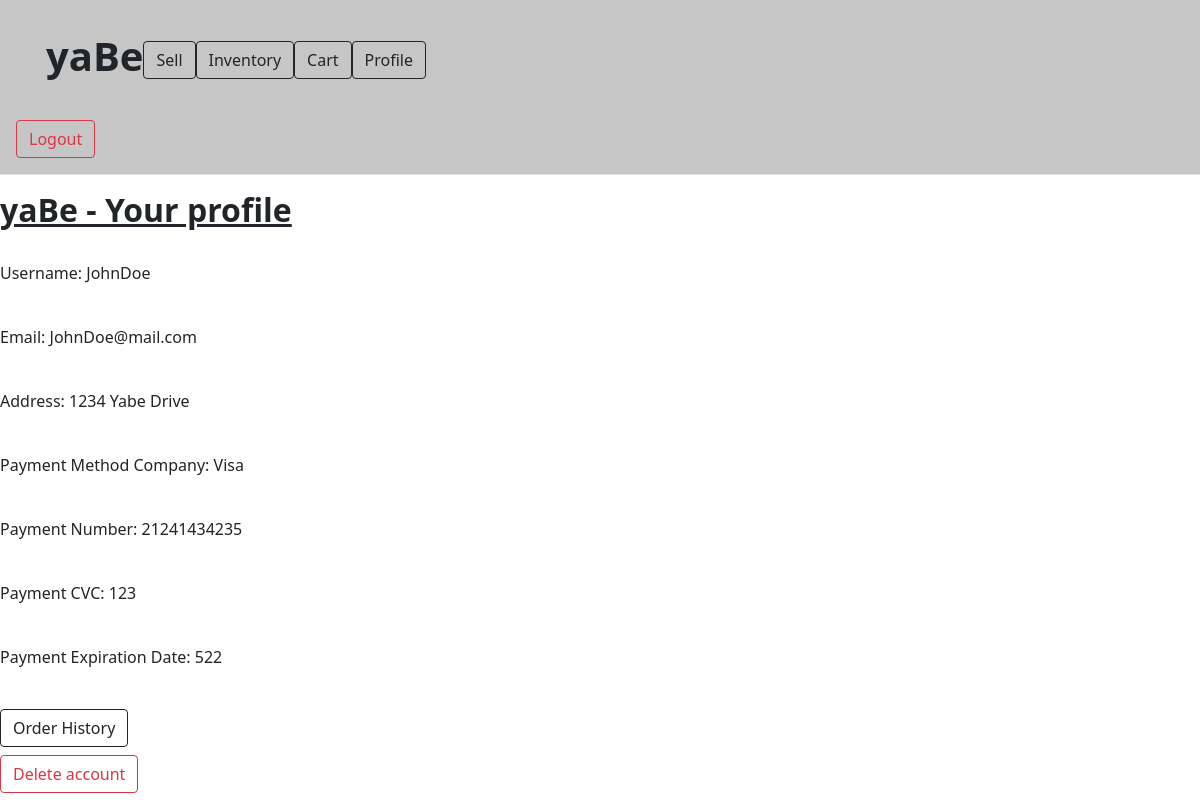
The page /view_profile (signed in) on the database its author committed.
### app/models.py (models this page shows, shortened)
class User(UserMixin, db.Model):
 id = db.Column(db.Integer, primary_key = True)
 username = db.Column(db.String(16))
 email = db.Column(db.String(64))
 password_hash = db.Column(db.String(128))
 address = db.Column(db.String(128))
 payment_method_company = db.Column(db.String(10))
 payment_method_number = db.Column(db.Integer)
 payment_method_cvc = db.Column(db.Integer)
 payment_method_expdate = db.Column(db.Integer)
 num_positive_reviews = db.Column(db.Integer)
 num_neutral_reviews = db.Column(db.Integer)
 num_negative_reviews = db.Column(db.Integer)
 items = db.relationship('Item')
 orders = db.relationship('Order')

### app/routes.py (the view)
@appObj.route('/view_profile', methods = ['GET', 'POST'])
@login_required
def view_profile():
 user = current_user
 rating_percentage = calculate_rating(user)
 return render_template('user_profiles.html', user = user, rating_percentage = rating_percentage)

### app/models.py (called while the page is built)
@login.user_loader
def load_user(id):
 return User.query.get(int(id))

### app/routes.py (called while the page is built)
def calculate_rating(user): #helper function to return feedback by percentage--range of 0% to 100%
  total_reviews = user.num_positive_reviews + user.num_neutral_reviews + user.num_negative_reviews
  if(total_reviews == 0):
    return 0
  return ((user.num_positive_reviews + user.num_neutral_reviews) / float(total_reviews)) * 100

### app/templates/user_profiles.html (shortened to what this page needs)
<!doctype html>
<html lang="en">
  <head>
     <link href="https://cdn.jsdelivr.net/npm/bootstrap@5.0.2/dist/css/bootstrap.min.css" rel="stylesheet">
    <body>
    <body>
<main>
    <header class="p-3 mb-3 border-bottom" style= "background: #c6c6c6">
    <div class="container p-3 mb-3" style="background: #c6c6c6"">
     <div class="d-flex flex-wrap align-items-center justify-content-center justify-content-lg-start"</div>
        <a href="/home" class="d-flex align-items-center mb-2 mb-lg-0 text-dark text-decoration-none">
         <h1> <b> yaBe </b> </h1>
        </a>
        <ul class="nav col-12 col-lg-auto me-lg-auto mb-2 justify-content-center mb-md-0">
         <li> <a class="btn btn-outline-dark mr-2" href="sell_item" role="button">Sell</a> </li>
         <li> <a class="btn btn-outline-dark mr-2" href="see_all_items" role="button">Inventory</a> </li>
         <li> <a class="btn btn-outline-dark mr-2" href="cart" role="button">Cart</a></li>
         <li> <a class="btn btn-outline-dark" href="view_profile" role="button"> Profile </a></li>
        </ul>
        <br>
       </div>
     </div>
  <div class="d-flex flex-wrap align-items-center justify-content-center justify-content-lg-start" </div>
   <a class="btn btn-outline-danger mr-2" href="{{url_for('logout')}}" role="button"> Logout </a>
  </header>
    <h2><u><b> yaBe - Your profile</u></b> </h2>
    <br>
    <p> Username: {{user.username}} </p> <br>
    <p> Email: {{user.email}} </p>  <br>
    <p> Address: {{user.address}} </p> <br>
    <p> Payment Method Company: {{user.payment_method_company}} </p> <br>
    <p> Payment Number: {{user.payment_method_number}} </p> <br>
    <p> Payment CVC: {{user.payment_method_cvc}} </p> <br>
    <p> Payment Expiration Date: {{user.payment_method_expdate}} </p> <br>
    <a class="btn btn-outline-dark mb-2" href="checkout" role="button"> Order History </a>
    <br>
    <a class="btn btn-outline-danger" href="deleteUser" role="button"> Delete account </a>
</main>
  </body>
</html>

### rows shown on the page
User: username "JohnDoe", email "JohnDoe@mail.com", address "1234 Yabe Drive", payment_method_company "Visa", payment_method_number "21241434235", payment_method_cvc "123", payment_method_expdate "522"
